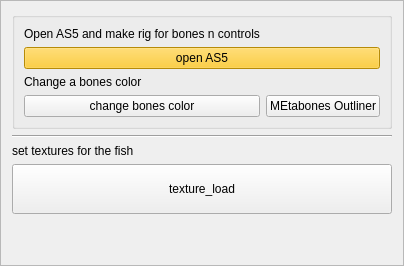
        <widget class="QFrame" name="frame_bones_controls">
         <property name="sizePolicy">
          <sizepolicy hsizetype="Preferred" vsizetype="Expanding">
           <horstretch>0</horstretch>
           <verstretch>0</verstretch>
          </sizepolicy>
         </property>
         <property name="frameShape">
          <enum>QFrame::StyledPanel</enum>
         </property>
         <property name="frameShadow">
          <enum>QFrame::Raised</enum>
         </property>
         <layout class="QGridLayout" name="gridLayout_3">
          <item row="0" column="0">
           <widget class="QGroupBox" name="groupBox_bones_controls">
            <property name="title">
             <string/>
            </property>
            <layout class="QGridLayout" name="gridLayout_5">
             <item row="3" column="1">
              <widget class="QPushButton" name="pushButton_7">
               <property name="text">
                <string>MEtabones Outliner</string>
               </property>
              </widget>
             </item>
             <item row="2" column="0" colspan="2">
              <widget class="QLabel" name="label_8">
               <property name="text">
                <string>Change a bones color </string>
               </property>
              </widget>
             </item>
             <item row="0" column="0">
              <widget class="QLabel" name="label_7">
               <property name="text">
                <string>Open AS5 and make rig for bones n controls</string>
               </property>
              </widget>
             </item>
             <item row="1" column="0" colspan="2">
              <widget class="QPushButton" name="pushButton_5">
               <property name="palette">
                <palette>
                 <active>
                  <colorrole role="WindowText">
                   <brush brushstyle="SolidPattern">
                    <color alpha="255">
                     <red>0</red>
                     <green>0</green>
                     <blue>0</blue>
                    </color>
                   </brush>
                  </colorrole>
                  <colorrole role="Button">
                   <brush brushstyle="SolidPattern">
                    <color alpha="255">
                     <red>255</red>
                     <green>194</green>
                     <blue>11</blue>
                    </color>
                   </brush>
                  </colorrole>
                  <colorrole role="Light">
                   <brush brushstyle="SolidPattern">
                    <color alpha="255">
                     <red>255</red>
                     <green>226</green>
                     <blue>139</blue>
                    </color>
                   </brush>
                  </colorrole>
                  <colorrole role="Midlight">
                   <brush brushstyle="SolidPattern">
                    <color alpha="255">
                     <red>255</red>
                     <green>210</green>
                     <blue>75</blue>
                    </color>
                   </brush>
                  </colorrole>
                  <colorrole role="Dark">
                   <brush brushstyle="SolidPattern">
                    <color alpha="255">
                     <red>127</red>
                     <green>97</green>
                     <blue>5</blue>
                    </color>
                   </brush>
                  </colorrole>
                  <colorrole role="Mid">
                   <brush brushstyle="SolidPattern">
                    <color alpha="255">
                     <red>170</red>
                     <green>129</green>
                     <blue>7</blue>
                    </color>
                   </brush>
                  </colorrole>
                  <colorrole role="Text">
                   <brush brushstyle="SolidPattern">
                    <color alpha="255">
                     <red>0</red>
                     <green>0</green>
                     <blue>0</blue>
                    </color>
                   </brush>
                  </colorrole>
                  <colorrole role="BrightText">
                   <brush brushstyle="SolidPattern">
                    <color alpha="255">
                     <red>255</red>
                     <green>255</green>
                     <blue>255</blue>
                    </color>
                   </brush>
                  </colorrole>
                  <colorrole role="ButtonText">
                   <brush brushstyle="SolidPattern">
                    <color alpha="255">
                     <red>0</red>
                     <green>0</green>
                     <blue>0</blue>
                    </color>
                   </brush>
                  </colorrole>
                  <colorrole role="Base">
                   <brush brushstyle="SolidPattern">
                    <color alpha="255">
                     <red>255</red>
                     <green>255</green>
                     <blue>255</blue>
                    </color>
                   </brush>
                  </colorrole>
                  <colorrole role="Window">
                   <brush brushstyle="SolidPattern">
                    <color alpha="255">
                     <red>255</red>
                     <green>194</green>
                     <blue>11</blue>
                    </color>
                   </brush>
                  </colorrole>
                  <colorrole role="Shadow">
                   <brush brushstyle="SolidPattern">
                    <color alpha="255">
                     <red>0</red>
                     <green>0</green>
                     <blue>0</blue>
                    </color>
                   </brush>
                  </colorrole>
                  <colorrole role="AlternateBase">
                   <brush brushstyle="SolidPattern">
                    <color alpha="255">
                     <red>255</red>
                     <green>224</green>
                     <blue>133</blue>
                    </color>
                   </brush>
                  </colorrole>
                  <colorrole role="ToolTipBase">
                   <brush brushstyle="SolidPattern">
                    <color alpha="255">
                     <red>255</red>
                     <green>255</green>
                     <blue>220</blue>
                    </color>
                   </brush>
                  </colorrole>
                  <colorrole role="ToolTipText">
                   <brush brushstyle="SolidPattern">
                    <color alpha="255">
                     <red>0</red>
                     <green>0</green>
                     <blue>0</blue>
                    </color>
                   </brush>
                  </colorrole>
                 </active>
                 <inactive>
                  <colorrole role="WindowText">
                   <brush brushstyle="SolidPattern">
                    <color alpha="255">
                     <red>0</red>
                     <green>0</green>
                     <blue>0</blue>
                    </color>
                   </brush>
                  </colorrole>
                  <colorrole role="Button">
                   <brush brushstyle="SolidPattern">
                    <color alpha="255">
                     <red>255</red>
                     <green>194</green>
                     <blue>11</blue>
                    </color>
                   </brush>
                  </colorrole>
                  <colorrole role="Light">
                   <brush brushstyle="SolidPattern">
                    <color alpha="255">
                     <red>255</red>
                     <green>226</green>
                     <blue>139</blue>
                    </color>
                   </brush>
                  </colorrole>
                  <colorrole role="Midlight">
                   <brush brushstyle="SolidPattern">
                    <color alpha="255">
                     <red>255</red>
                     <green>210</green>
                     <blue>75</blue>
                    </color>
                   </brush>
                  </colorrole>
                  <colorrole role="Dark">
                   <brush brushstyle="SolidPattern">
                    <color alpha="255">
                     <red>127</red>
                     <green>97</green>
                     <blue>5</blue>
                    </color>
                   </brush>
                  </colorrole>
                  <colorrole role="Mid">
                   <brush brushstyle="SolidPattern">
                    <color alpha="255">
                     <red>170</red>
                     <green>129</green>
                     <blue>7</blue>
                    </color>
                   </brush>
                  </colorrole>
                  <colorrole role="Text">
                   <brush brushstyle="SolidPattern">
                    <color alpha="255">
                     <red>0</red>
                     <green>0</green>
                     <blue>0</blue>
                    </color>
                   </brush>
                  </colorrole>
                  <colorrole role="BrightText">
                   <brush brushstyle="SolidPattern">
                    <color alpha="255">
                     <red>255</red>
                     <green>255</green>
                     <blue>255</blue>
                    </color>
                   </brush>
                  </colorrole>
                  <colorrole role="ButtonText">
                   <brush brushstyle="SolidPattern">
                    <color alpha="255">
                     <red>0</red>
                     <green>0</green>
                     <blue>0</blue>
                    </color>
                   </brush>
                  </colorrole>
                  <colorrole role="Base">
                   <brush brushstyle="SolidPattern">
                    <color alpha="255">
                     <red>255</red>
                     <green>255</green>
                     <blue>255</blue>
                    </color>
                   </brush>
                  </colorrole>
                  <colorrole role="Window">
                   <brush brushstyle="SolidPattern">
                    <color alpha="255">
                     <red>255</red>
                     <green>194</green>
                     <blue>11</blue>
                    </color>
                   </brush>
                  </colorrole>
                  <colorrole role="Shadow">
                   <brush brushstyle="SolidPattern">
                    <color alpha="255">
                     <red>0</red>
                     <green>0</green>
                     <blue>0</blue>
                    </color>
                   </brush>
                  </colorrole>
                  <colorrole role="AlternateBase">
                   <brush brushstyle="SolidPattern">
                    <color alpha="255">
                     <red>255</red>
                     <green>224</green>
                     <blue>133</blue>
                    </color>
                   </brush>
                  </colorrole>
                  <colorrole role="ToolTipBase">
                   <brush brushstyle="SolidPattern">
                    <color alpha="255">
                     <red>255</red>
                     <green>255</green>
                     <blue>220</blue>
                    </color>
                   </brush>
                  </colorrole>
                  <colorrole role="ToolTipText">
                   <brush brushstyle="SolidPattern">
                    <color alpha="255">
                     <red>0</red>
                     <green>0</green>
                     <blue>0</blue>
                    </color>
                   </brush>
                  </colorrole>
                 </inactive>
                 <disabled>
                  <colorrole role="WindowText">
                   <brush brushstyle="SolidPattern">
                    <color alpha="255">
                     <red>127</red>
                     <green>97</green>
                     <blue>5</blue>
                    </color>
                   </brush>
                  </colorrole>
                  <colorrole role="Button">
                   <brush brushstyle="SolidPattern">
                    <color alpha="255">
                     <red>255</red>
                     <green>194</green>
                     <blue>11</blue>
                    </color>
                   </brush>
                  </colorrole>
                  <colorrole role="Light">
                   <brush brushstyle="SolidPattern">
                    <color alpha="255">
                     <red>255</red>
                     <green>226</green>
                     <blue>139</blue>
                    </color>
                   </brush>
                  </colorrole>
                  <colorrole role="Midlight">
                   <brush brushstyle="SolidPattern">
                    <color alpha="255">
                     <red>255</red>
                     <green>210</green>
                     <blue>75</blue>
                    </color>
                   </brush>
                  </colorrole>
                  <colorrole role="Dark">
                   <brush brushstyle="SolidPattern">
                    <color alpha="255">
                     <red>127</red>
                     <green>97</green>
                     <blue>5</blue>
                    </color>
                   </brush>
                  </colorrole>
                  <colorrole role="Mid">
                   <brush brushstyle="SolidPattern">
                    <color alpha="255">
                     <red>170</red>
                     <green>129</green>
                     <blue>7</blue>
                    </color>
                   </brush>
                  </colorrole>
                  <colorrole role="Text">
                   <brush brushstyle="SolidPattern">
                    <color alpha="255">
                     <red>127</red>
                     <green>97</green>
                     <blue>5</blue>
                    </color>
                   </brush>
                  </colorrole>
                  <colorrole role="BrightText">
                   <brush brushstyle="SolidPattern">
                    <color alpha="255">
                     <red>255</red>
                     <green>255</green>
                     <blue>255</blue>
                    </color>
                   </brush>
                  </colorrole>
                  <colorrole role="ButtonText">
                   <brush brushstyle="SolidPattern">
                    <color alpha="255">
                     <red>127</red>
                     <green>97</green>
                     <blue>5</blue>
                    </color>
                   </brush>
                  </colorrole>
                  <colorrole role="Base">
                   <brush brushstyle="SolidPattern">
                    <color alpha="255">
                     <red>255</red>
                     <green>194</green>
                     <blue>11</blue>
                    </color>
                   </brush>
                  </colorrole>
                  <colorrole role="Window">
                   <brush brushstyle="SolidPattern">
                    <color alpha="255">
                     <red>255</red>
                     <green>194</green>
                     <blue>11</blue>
                    </color>
                   </brush>
                  </colorrole>
                  <colorrole role="Shadow">
                   <brush brushstyle="SolidPattern">
                    <color alpha="255">
                     <red>0</red>
                     <green>0</green>
                     <blue>0</blue>
                    </color>
                   </brush>
                  </colorrole>
                  <colorrole role="AlternateBase">
                   <brush brushstyle="SolidPattern">
                    <color alpha="255">
                     <red>255</red>
                     <green>194</green>
                     <blue>11</blue>
                    </color>
                   </brush>
                  </colorrole>
                  <colorrole role="ToolTipBase">
                   <brush brushstyle="SolidPattern">
                    <color alpha="255">
                     <red>255</red>
                     <green>255</green>
                     <blue>220</blue>
                    </color>
                   </brush>
                  </colorrole>
                  <colorrole role="ToolTipText">
                   <brush brushstyle="SolidPattern">
                    <color alpha="255">
                     <red>0</red>
                     <green>0</green>
                     <blue>0</blue>
                    </color>
                   </brush>
                  </colorrole>
                 </disabled>
                </palette>
               </property>
               <property name="text">
                <string>open AS5</string>
               </property>
              </widget>
             </item>
             <item row="3" column="0">
              <widget class="QPushButton" name="pushButton_6">
               <property name="text">
                <string>change bones color</string>
               </property>
              </widget>
             </item>
            </layout>
           </widget>
          </item>
          <item row="1" column="0">
           <widget class="Line" name="line_3">
            <property name="orientation">
             <enum>Qt::Horizontal</enum>
            </property>
           </widget>
          </item>
          <item row="2" column="0">
           <widget class="QLabel" name="label_9">
            <property name="text">
             <string>set textures for the fish</string>
            </property>
           </widget>
          </item>
          <item row="3" column="0">
           <widget class="QPushButton" name="btn_texture_load">
            <property name="minimumSize">
             <size>
              <width>0</width>
              <height>50</height>
             </size>
            </property>
            <property name="sizeIncrement">
             <size>
              <width>0</width>
              <height>0</height>
             </size>
            </property>
            <property name="baseSize">
             <size>
              <width>0</width>
              <height>0</height>
             </size>
            </property>
            <property name="text">
             <string>texture_load</string>
            </property>
           </widget>
          </item>
          <item row="4" column="0">
           <spacer name="verticalSpacer_2">
            <property name="orientation">
             <enum>Qt::Vertical</enum>
            </property>
            <property name="sizeHint" stdset="0">
             <size>
              <width>20</width>
              <height>40</height>
             </size>
            </property>
           </spacer>
          </item>
         </layout>
        </widget>
